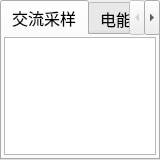
<?xml version="1.0" encoding="UTF-8"?>
<ui version="4.0">
 <class>hello_qtClass</class>
 <widget class="QWidget" name="hello_qtClass">
  <property name="geometry">
   <rect>
    <x>0</x>
    <y>0</y>
    <width>160</width>
    <height>160</height>
   </rect>
  </property>
  <property name="sizePolicy">
   <sizepolicy hsizetype="Fixed" vsizetype="Fixed">
    <horstretch>0</horstretch>
    <verstretch>0</verstretch>
   </sizepolicy>
  </property>
  <property name="font">
   <font>
    <family>文泉驿点阵正黑</family>
    <pointsize>12</pointsize>
   </font>
  </property>
  <property name="windowTitle">
   <string notr="true">hello_qt</string>
  </property>
  <widget class="QTabWidget" name="tabWidget">
   <property name="geometry">
    <rect>
     <x>0</x>
     <y>0</y>
     <width>160</width>
     <height>160</height>
    </rect>
   </property>
   <property name="currentIndex">
    <number>0</number>
   </property>
   <widget class="QWidget" name="tab_a_1_b_">
    <attribute name="title">
     <string>交流采样</string>
    </attribute>
    <widget class="QListView" name="listView">
     <property name="geometry">
      <rect>
       <x>2</x>
       <y>2</y>
       <width>152</width>
       <height>118</height>
      </rect>
     </property>
    </widget>
   </widget>
   <widget class="QWidget" name="tab_a_2_b_">
    <attribute name="title">
     <string>电能计量</string>
    </attribute>
   </widget>
   <widget class="QWidget" name="tab_a_3_b_">
    <attribute name="title">
     <string>电能质量</string>
    </attribute>
   </widget>
   <widget class="QWidget" name="tab_a_4_b_">
    <attribute name="title">
     <string>事件记录</string>
    </attribute>
   </widget>
   <widget class="QWidget" name="tab_a_5_b_">
    <attribute name="title">
     <string>异常告警</string>
    </attribute>
   </widget>
   <widget class="QWidget" name="tab_a_6_b_">
    <attribute name="title">
     <string>参数设置查询</string>
    </attribute>
   </widget>
   <widget class="QWidget" name="tab_a_7_b_">
    <attribute name="title">
     <string>开关量查询</string>
    </attribute>
   </widget>
   <widget class="QWidget" name="tab_a_8_b_">
    <attribute name="title">
     <string>终端维护</string>
    </attribute>
   </widget>
  </widget>
 </widget>
 <layoutdefault spacing="6" margin="11"/>
 <resources/>
 <connections/>
</ui>
